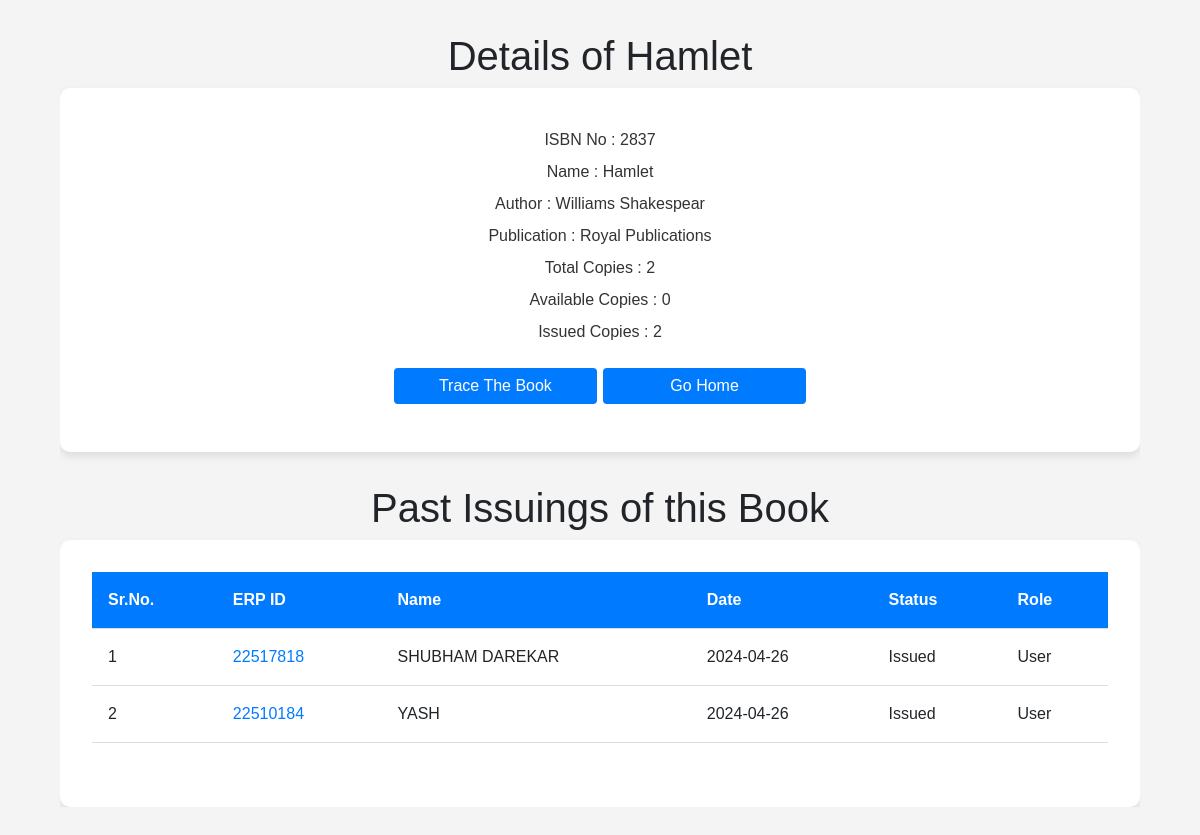
The app's page /admin/viewBook/2837 (signed in) with its own data.
### app.py (models this page shows, shortened)
class Books(db.Model):
    __tablename__='books'
    isbn = db.Column(db.Integer, primary_key=True)
    book_name=db.Column(db.String,nullable=False)
    author=db.Column(db.String,nullable=False)
    publication=db.Column(db.String,nullable=False)
    total_copies=db.Column(db.Integer,nullable=False)
    available_copies=db.Column(db.Integer,nullable=False)

class Issued(db.Model):
    __tablename__='issued_books'
    issueId = db.Column(db.Integer, autoincrement=True, primary_key=True)
    isbnissue = db.Column(db.Integer, db.ForeignKey('books.isbn'), nullable=False)
    erpissue = db.Column(db.Integer, db.ForeignKey('user.erp'), nullable=False)
    date=db.Column(db.String,nullable=False)
    status=db.Column(db.String,nullable=False)

class User(UserMixin,db.Model):
    __tablename__='user'
    erp = db.Column(db.Integer, primary_key=True)
    name=db.Column(db.String,nullable=False)
    password=db.Column(db.String,nullable=False)
    role=db.Column(db.String,nullable=False)

### app.py (the view)
@app.route('/admin/viewBook/<isbn>',methods=['GET'])
@login_required
def viewBook(isbn):
    book=db.session.query(Books).filter_by(isbn=isbn).first()
    count = db.session.query(func.count(Issued.isbnissue)).filter_by(isbnissue=isbn).scalar()
    issuers=db.session.execute('''select erp,name,role,date,status
                               from user,issued_books
                               where isbnissue= :isbn and erpissue=erp''',
                               {'isbn':isbn})
    return render_template('admin/viewBook.html',book=book,issuers=issuers,count=count)

### app.py (called while the page is built)
@login_manager.user_loader
def load_user(erpid):
    return User.query.get(int(erpid))

### templates/admin/viewBook.html (shortened to what this page needs)
<!DOCTYPE html>
<head>
    <link href="https://cdn.jsdelivr.net/npm/bootstrap@5.3.2/dist/css/bootstrap.min.css" rel="stylesheet">
    <link rel="stylesheet" href="https://cdnjs.cloudflare.com/ajax/libs/font-awesome/6.5.2/css/all.min.css" />
    <link rel="stylesheet" href="{{url_for('static',filename = '/CSS/viewBook.css')}}">
    <link rel="stylesheet" href="../../static/CSS/viewBook.css">
</head>
<body>
    <div class="tab">
        <h1>Details of {{book.book_name}}</h1>
        <div class="data">
        <p>ISBN No : {{book.isbn}}</p>
        <p>Name : {{book.book_name}}</p>
        <p>Author : {{book.author}}</p>
        <p>Publication : {{book.publication}}</p>
        <p>Total Copies : {{book.total_copies}}</p>
        <p>Available Copies : {{book.available_copies}}</p>
        <p>Issued Copies : {{count}}</p>
        <div class="aba">
            <div class="aaa">
                <a href="/admin/bookHistory/{{book.isbn}}">Trace The Book</a>
            </div>
            <div class="bbb">
                <a href="/admin/dashboard">Go Home</a>
            </div>
        </div>
        </div>
        <h1 class="up">Past Issuings of this Book</h1>
        <div class="div">
        <table id="issuers">
            <tr>
                <th>Sr.No.</th>
                <th>ERP ID</th>
                <th>Name</th>
                <th>Date</th>
                <th>Status</th>
                <th>Role</th>
            </tr>
            {% for issuer in issuers %}
            <tr>
                <td>{{loop.index}}</td>
                <td><a href="/admin/viewUser/{{issuer[0]}}">{{issuer[0]}}</a></td>
                <td>{{issuer[1]}}</td>
                <td>{{issuer[3]}}</td>
                <td>{{issuer[4]}}</td>
                <td>{{issuer[2]}}</td>
            </tr>
            {% endfor %}
        </table>
    </div>
</div>
</body>

### static/CSS/viewBook.css (style rules this page uses)
body { font-family: Arial, sans-serif; background-color: #f4f4f4; margin: 0; padding: 0; }
.tab { width: 90%; margin: 2rem auto; text-align: center; }
.data { background: #fff; border-radius: 10px; box-shadow: 0 4px 8px rgba(0, 0, 0, 0.1); padding: 2rem; margin-bottom: 2rem; }
.data p { margin: 0.5rem 0; color: #333; }
.aaa, .bbb { margin: 1rem 0; padding: 6px; background-color: #007bff; width: 20%; border-radius: 4px; }
.aba { display: flex; gap: 6px; align-items: center; justify-content: center; }
.aaa a, .bbb a { color: #fff; text-decoration: none; font-size: 1rem; transition: color 0.3s ease; }
.tab .div { background: #fff; border-radius: 10px; box-shadow: 0 4px 8px rgba(0, 0, 0, 0.1); padding: 2rem; overflow-x: auto; }
.tab { overflow: auto; scrollbar-width: none; }
.tab { -ms-overflow-style: none; overflow: -moz-scrollbars-none; }
table { width: 100%; border-collapse: collapse; margin-bottom: 2rem; }
table th, table td { padding: 1rem; text-align: left; border-bottom: 1px solid #ddd; }
table th { background: #007bff; color: white; }
table td a { color: #007bff; text-decoration: none; transition: color 0.3s ease; }

### records on screen
Books: book_name "Hamlet", isbn "2837", author "Williams Shakespear", publication "Royal Publications", total_copies "2", available_copies "0"
Issued: erp "22517818", name "SHUBHAM DAREKAR", date "2024-04-26", status "Issued", role "User"
Issued: erp "22510184", name "YASH", date "2024-04-26", status "Issued", role "User"

### other values on screen
{{ count }} "2"
